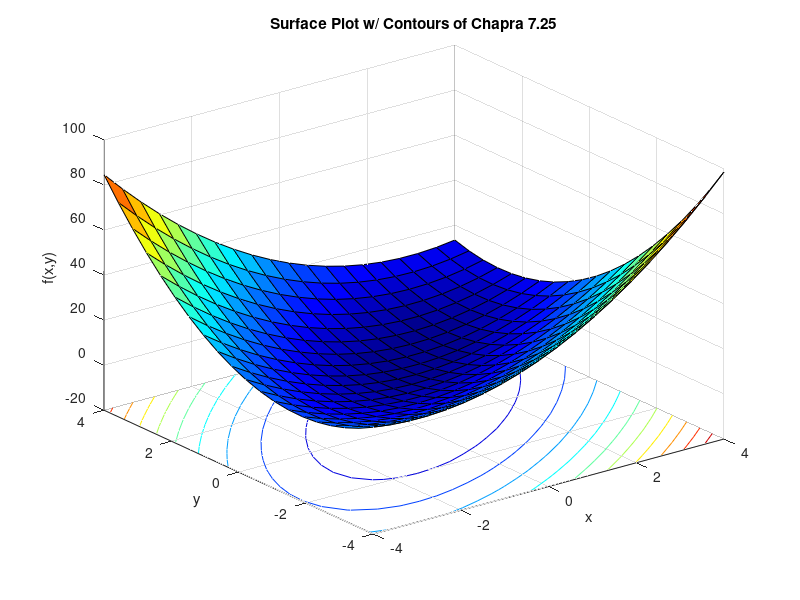
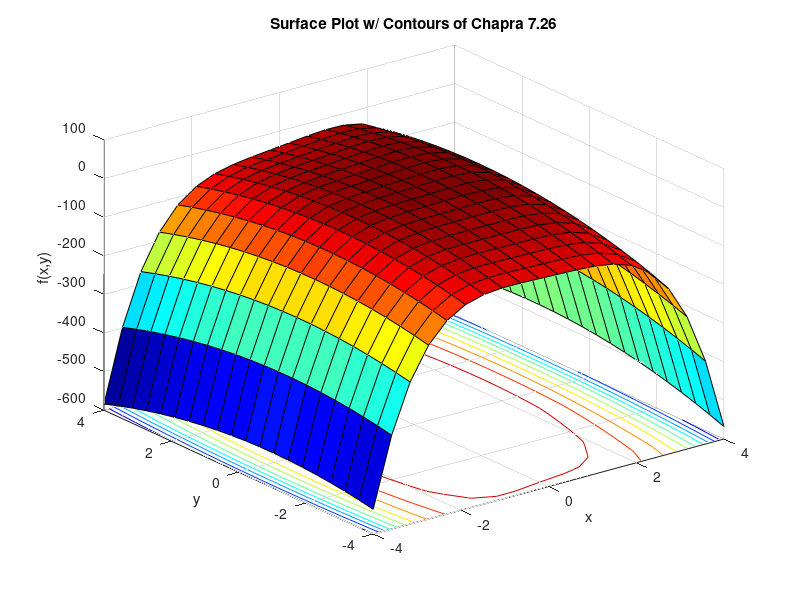
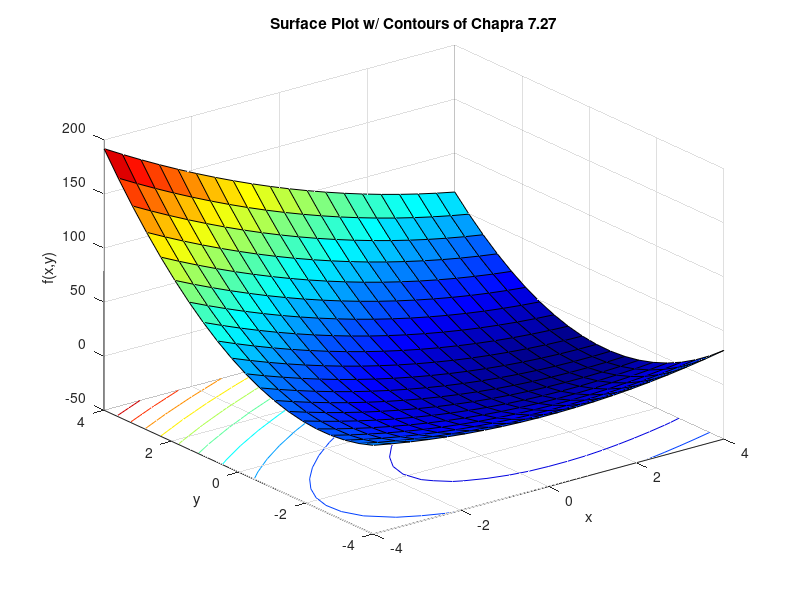

The MATLAB source for these figures, in order:
 % I have adhered to all the tenets of the 
 % Duke Community Standard in creating this code.
 % Signed: [ih52]
%% Initialize workspace
clear; format short e
%% Chapra 7.25 minimum
MyFun1 = @(x,y) 2.*y.^2-2.225.*x.*y-1.75.*y+1.5.*x.^2;
[MinX1, MinY1] = fminsearch(@(dummyv) MyFun1(dummyv(1),dummyv(2)),[0 0])
%% Chapra 7.25 surface plot
figure(1);clf
x = linspace(-4,4,20);
[X,Y] = meshgrid(x);
surfc(X,Y,MyFun1(X,Y))
colormap jet
title('Surface Plot w/ Contours of Chapra 7.25')
xlabel('x')
ylabel('y')
zlabel('f(x,y)')
print -depsc Chapra725Plot
%% Chapra 7.26 maximum
MyFun2 = @(x,y) 4.*x+2.*y+x.^2-2.*x.^4+2.*x.*y-3.*y.^2;
[MaxX2,NegMaxY2] = fminsearch(@(dummyv) -MyFun2(dummyv(1),dummyv(2)),[0 0]);
MaxX2 = MaxX2
MaxY2 = -1.*NegMaxY2
%% Chapra 7.26 surface plot
figure(2);clf
surfc(X,Y,MyFun2(X,Y))
colormap jet
title('Surface Plot w/ Contours of Chapra 7.26')
xlabel('x')
ylabel('y')
zlabel('f(x,y)')
print -depsc Chapra726Plot
%% Chapra 7.27 minimum
MyFun3 = @(x,y) -8.*x+x.^2+12.*y+4.*y.^2-2.*x.*y;
[MinX3,MinY3] = fminsearch(@(dummyv) MyFun3(dummyv(1),dummyv(2)),[0,0])
%% Chapra 7.27 surface plot
figure(3);clf
surfc(X,Y,MyFun3(X,Y))
colormap jet
title('Surface Plot w/ Contours of Chapra 7.27')
xlabel('x')
ylabel('y')
zlabel('f(x,y)')
print -depsc Chapra727Plot
